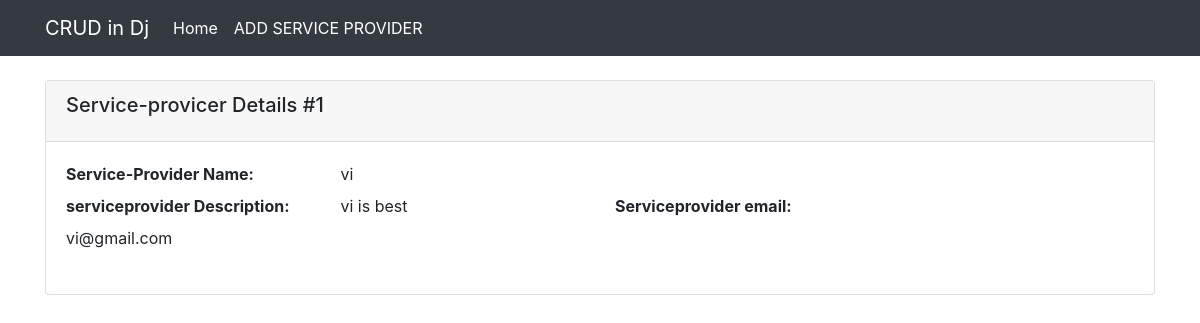
Page /serviceprovider/1view/ on the committed database.
### serviceprovider/models.py (models this page shows)
class ServiceProvider(models.Model):
    name = models.CharField(max_length=200)
    address = models.CharField(max_length=200)
    email = models.EmailField(max_length=200)
    phone = models.CharField(max_length=200)
    website = models.CharField(max_length=200)
    description = models.TextField()
    created_at = models.DateTimeField(auto_now_add=True)
    updated_at = models.DateTimeField(auto_now=True)
    class Meta():
        db_table = 'service_provider'

### serviceprovider/views.py (the view)
# urls.py: path('<int:pk>view/',Serviceproviderdetail.as_view(), name = 'detail_serviceprovider'),
class Serviceproviderdetail(DetailView):
    model = ServiceProvider
    context_object_name = 'serviceprovider'
    template_name = 'serviceprovider/detail_serviceprovider.html'

### templates/serviceprovider/detail_serviceprovider.html
{% extends 'base.html' %}
{% block container %}
    <div class="card">
        <div class="card-header">
            <h5 class="card-title">Service-provicer Details #{{ serviceprovider.id }}</h5>
        </div>
        <div class="card-body">
            <dl class="row">
                <dt class="col-sm-3">
                    Service-Provider Name:
                </dt>
                <dd class="col-sm-9">
                    {{ serviceprovider.name }}
                </dd>
                <dt class="col-sm-3">
                    serviceprovider Description:
                </dt>
                <dd class="col-sm-3">
                    {{ serviceprovider.description }}
                </dd>
                <dt class="col-sm-3">
                    Serviceprovider email:
                </dt>
                <dd class="col-sm-9">
                    {{ serviceprovider.email }}
                </dd>
            </dl>
        </div>
    </div>
{% endblock %}

### rows in the picture
ServiceProvider: id "1", name "vi", description "vi is best", email "vi@gmail.com"
